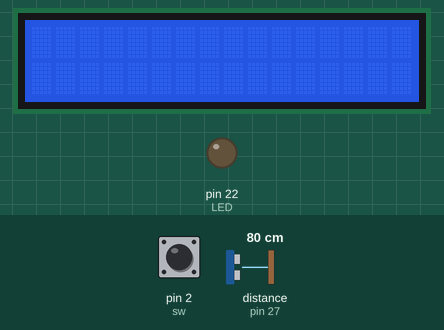
A sketch run on a simulated Arduino Mega 2560, built with avr-gcc and run on an emulated ATmega2560. Parts: 16×2 character LCD, output pins drawn as LEDs (lit = HIGH). Dashed ring = blinking. Inputs (shaded band) come from the test bench; at power-on: pin 2 (sw) HIGH, distance to the obstacle (sensor on pin 27) 80 cm. The echo pulse lasts 58.3 µs per cm; pins used as bus, display or sensor lines are not drawn.

Above: at 1.2 s.
1.3 s: pin 2 (sw) pulled LOW for 0.15 s
At 2.8 s:
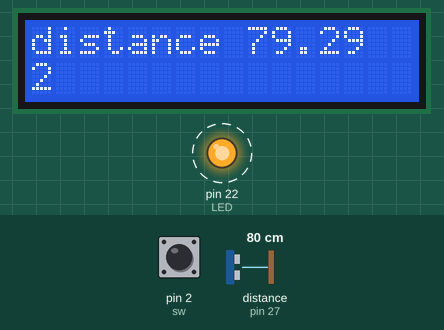
4.4 s: distance to the obstacle (sensor on pin 27) set to 2 cm
At 5.8 s:
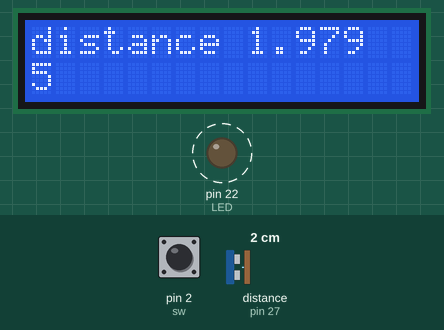
7.4 s: distance to the obstacle (sensor on pin 27) set to 4 cm
At 8.6 s:
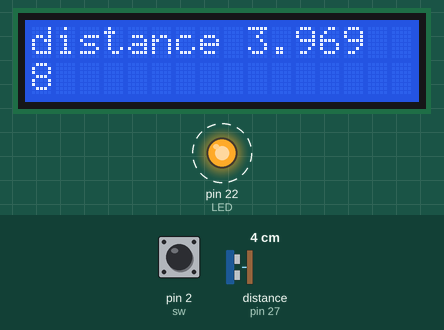
10.4 s: distance to the obstacle (sensor on pin 27) set to 9 cm
At 12.7 s:
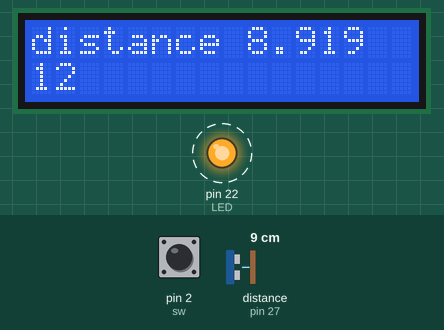
Timing chart, 0 to 14.4 s (numbered marks = the images above; inputs shaded):
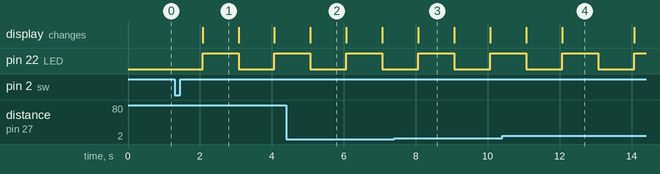

Measured:
- after the input at 1.3 s, pin 22 (LED): LOW → HIGH after 0.77 s, → LOW 1.0 s later, → HIGH 1.0 s later; the display: changes after 0.77 s (image 1)
- what the display in image 1 shows lasts 1.0 s, from 2.1 s to 3.1 s

The sketch:

TImer_Counter_Interrupt_capstone_challege3.ino
```cpp
#include<TimerOne.h>
#include<MsTimer2.h>
#include <LiquidCrystal.h>
LiquidCrystal lcd(48,49,50,51,52,53);

volatile int state = HIGH;
volatile int count = 0;
volatile int countR = 0;
const byte interruptPin = 2;

int LED = 22;
int trig = 26;
int echo = 27;
int sw = 2;
int LED_state = HIGH;


void setup() {
  lcd.begin(16,2);
  pinMode(sw,INPUT);
  pinMode(echo,INPUT);
  pinMode(trig,OUTPUT);
  pinMode(LED,OUTPUT);
  MsTimer2::set(1000,timer0);
  MsTimer2::start();
  attachInterrupt(digitalPinToInterrupt(interruptPin),cnt,FALLING);
 if(count == 5){
  lcd.clear();
 }
}

void cnt(){
  count++;
}


void loop() {
  long unsigned secound = millis();
  float duration, distance;
  digitalWrite(trig,HIGH);
  delay(10);
  digitalWrite(trig,LOW);

  duration = pulseIn(echo,HIGH);
  distance = ((float)(340*duration)/10000)/2;

   if(count == 5){
    if(distance >= 20){
    digitalWrite(LED,HIGH);
    lcd.setCursor(0,1);
    lcd.print("Warining!!");
    delay(2000);
    lcd.setCursor(0,1);
    lcd.print("                ");
    delay(2000);
  }


}
}

void timer0(){


  float duration, distance;
  digitalWrite(trig,HIGH);
  delay(10);
  digitalWrite(trig,LOW);

  duration = pulseIn(echo,HIGH);
  distance = ((float)(340*duration)/10000)/2;


if(count == 1 || count == 2){
  long unsigned secound = millis();
    lcd.setCursor(0,0);
    lcd.print("distance");
    lcd.setCursor(9,0);
    lcd.print(distance);
    lcd.setCursor(0,1);
    lcd.print(secound/1000);
     digitalWrite(LED,LED_state);
     LED_state =! LED_state;
}

if(count == 3 || count == 4){
    lcd.clear();
    lcd.setCursor(0,0);
    lcd.print("distance");
    lcd.setCursor(9,0);
    lcd.print(distance);

  if(distance <= 20){
    digitalWrite(LED,HIGH);
  }
  if(distance >= 20){
    digitalWrite(LED,LED_state);
  }
  LED_state =! LED_state;
}
if(count == 5){

    lcd.setCursor(0,0);
    lcd.print("distance");
    lcd.setCursor(9,0);
    lcd.print(distance);

  if(distance <= 20){

    digitalWrite(LED,LED_state);
  }
  LED_state =! LED_state;
}

}
```
